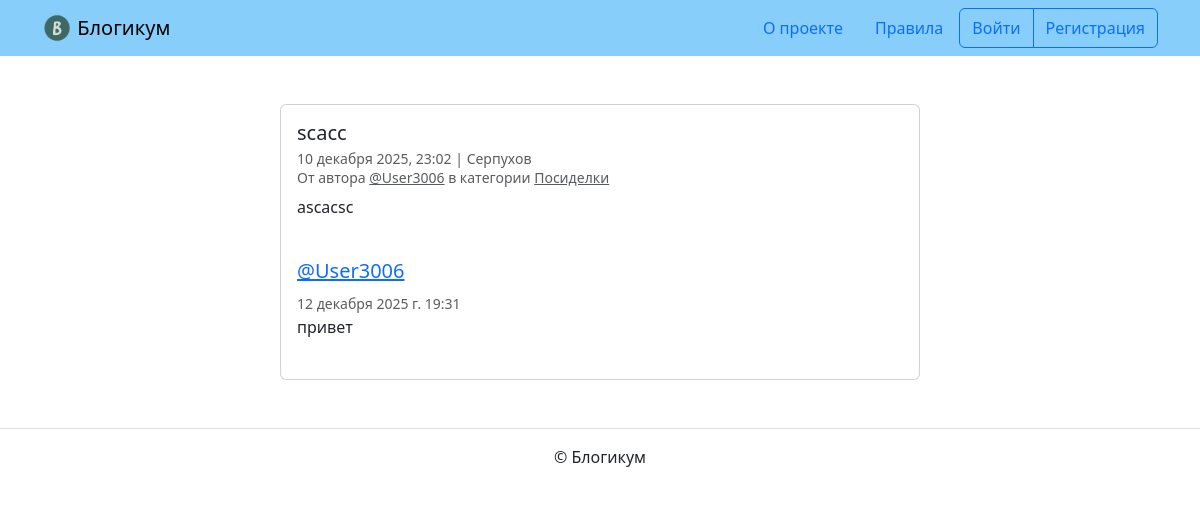
Screenshot of /posts/42/ with the database file from the repository.
### blog/models.py (models this page shows, shortened)
class BaseForPublication(models.Model):
    is_published = models.BooleanField(
        default=True,
        verbose_name='Опубликовано',
        help_text='Снимите галочку, чтобы скрыть публикацию.'
    )
    created_at = models.DateTimeField('Добавлено', auto_now_add=True,
                                      blank=False)
    class Meta:
        abstract = True

class Post(BaseForPublication):
    title = models.CharField('Название', max_length=256, blank=False)
    text = models.TextField('Текст', blank=False)
    pub_date = models.DateTimeField(
        'Дата и время публикации',
        help_text='Если установить дату и время в будущем — '
                  'можно делать отложенные публикации.'
    )
    author = models.ForeignKey(
        User,
        verbose_name='Автор публикации',
        on_delete=models.CASCADE,
        related_name='publications',
        blank=False
    )
    location = models.ForeignKey(
        Location,
        verbose_name='Местоположение',
        on_delete=models.SET_NULL,
        related_name='publications',
        null=True,
        blank=False
    )
    category = models.ForeignKey(
        Category,
        verbose_name='Категория',
        on_delete=models.SET_NULL,
        related_name='publications',
        null=True,
        blank=False
    )
    image = models.ImageField(
        upload_to="images",
        blank=True,
        verbose_name="Изображение",)
    class Meta:
        verbose_name = 'публикация'
        verbose_name_plural = 'Публикации'
        default_related_name = 'posts'
        ordering = ('-pub_date',)

class Location(BaseForPublication):
    name = models.CharField('Название места', max_length=256, blank=False)
    class Meta:
        verbose_name = 'местоположение'
        verbose_name_plural = 'Местоположения'
        ordering = ('name',)

class Category(BaseForPublication):
    title = models.CharField(
        'Заголовок',
        max_length=256,
        blank=False
    )
    description = models.TextField(
        verbose_name='Описание'
    )
    slug = models.SlugField(
        'Идентификатор',
        unique=True,
        blank=False,
        help_text=(
            'Идентификатор страницы для URL; '
            'разрешены символы латиницы, цифры, '
            'дефис и подчёркивание.')
    )
    class Meta:
        verbose_name = 'категория'
        verbose_name_plural = 'Категории'
        ordering = ('title',)

class Comment(models.Model):
    text = models.TextField(
        verbose_name="Комментарий",
    )
    post = models.ForeignKey(
        Post,
        on_delete=models.CASCADE,
        verbose_name="Пост",
    )
    author = models.ForeignKey(
        User,
        on_delete=models.CASCADE,
        verbose_name="Автор",
    )
    created_at = models.DateTimeField(
        auto_now_add=True,
        verbose_name="Добавлено",
    )
    class Meta:
        verbose_name = "комментарий"
        verbose_name_plural = "Комментарии"
        default_related_name = "comments"
        ordering = ("created_at",)

### blog/views.py (the view)
# urls.py: path('posts/<int:pk>/', views.PostDetailView.as_view(),
class PostDetailView(DetailView):
    model = Post
    template_name = "blog/detail.html"
    post_data = None
    def get_queryset(self):
        self.post_data = get_object_or_404(Post, pk=self.kwargs['pk'])
        if self.post_data.author == self.request.user:
            return post_all_query().filter(pk=self.kwargs['pk'])
        return post_published_query().filter(pk=self.kwargs['pk'])
    def get_context_data(self, **kwargs):
        context = super().get_context_data(**kwargs)
        if self.check_post_data():
            context['form'] = CommentEditForm()
        context['comments'] = self.object.comments.all().select_related(
            'author'
        )
        return context
    def check_post_data(self):
        return all(
            (
                self.post_data.is_published,
                self.post_data.pub_date <= now(),
                self.post_data.category.is_published,
            )
        )

### blog/utils.py (called while the page is built)
def post_all_query():
    query_set = (
        Post.objects.select_related(
            "category",
            "location",
            "author",
        )
        .annotate(comment_count=Count("comments"))
        .order_by("-pub_date")
    )
    return query_set

def post_published_query():
    query_set = post_all_query().filter(
        pub_date__lte=timezone.now(),
        is_published=True,
        category__is_published=True,
    )
    return query_set

### templates/blog/detail.html (shortened to what this page needs)
{% extends "base.html" %}
{% block content %}
  <div class="col d-flex justify-content-center">
    <div class="card" style="width: 40rem;">
      <div class="card-body">
        <h5 class="card-title">{{ post.title }}</h5>
        <h6 class="card-subtitle mb-2 text-muted">
          <small>
            {{ post.pub_date|date:"d E Y, H:i" }} | {% if post.location and post.location.is_published %}{{ post.location.name }}{% else %}Планета Земля{% endif %}<br>
            От автора <a class="text-muted" href="{% url 'blog:profile' post.author.username %}">@{{ post.author.username }}</a> в
            категории {% include "includes/category_link.html" %}
          </small>
        </h6>
        <p class="card-text">{{ post.text|linebreaksbr }}</p>
        {% include "includes/comments.html" %}
      </div>
    </div>
  </div>
{% endblock %}

### templates/includes/category_link.html
<a class="text-muted" href="{% url 'blog:category_posts' post.category.slug %}">
  {{ post.category.title }}
</a>

### templates/includes/comments.html (shortened to what this page needs)
{% if user.is_authenticated %}
  {% load django_bootstrap5 %}
{% endif %}
<br>
{% for comment in comments %}
  <div class="media mb-4">
    <div class="media-body">
      <h5 class="mt-0">
        <a href="{% url 'blog:profile' comment.author.username %}" name="comment_{{ comment.id }}">
          @{{ comment.author.username }}
        </a>
      </h5>
      <small class="text-muted">{{ comment.created_at }}</small>
      <br>
      {{ comment.text|linebreaksbr }}
    </div>
  </div>
{% endfor %}

### rows the page displays
Post: title "scacc", pub_date "10 декабря 2025, 23:02", location.name "Серпухов", author.username "User3006", category "Посиделки", text "ascacsc"
Comment: author.username "User3006", created_at "12 декабря 2025 г. 19:31", text "привет"
